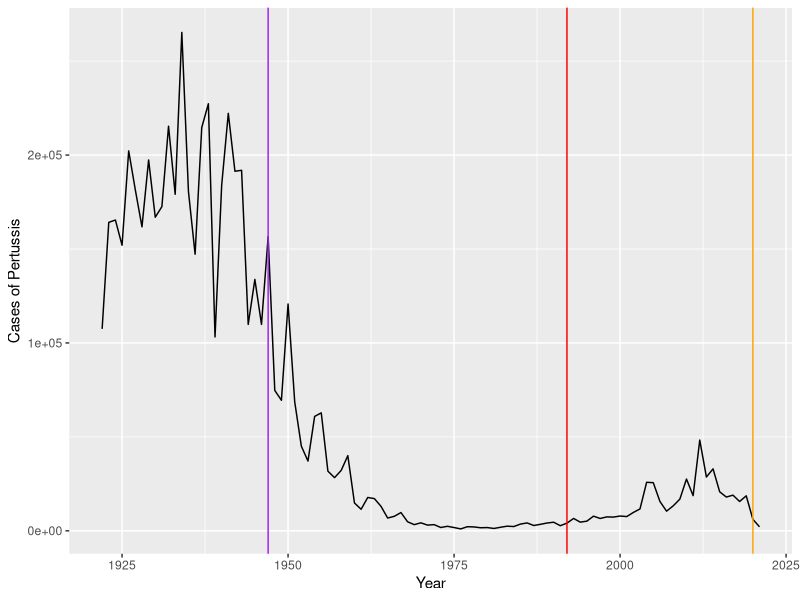

Write the R code that produced this figure. (Note: this script raises an error after producing the figure.)
## ---- chunk 1
cdc = data.frame(
                                Year = c(1922L,1923L,1924L,1925L,1926L,
                                         1927L,1928L,1929L,1930L,1931L,
                                         1932L,1933L,1934L,1935L,1936L,1937L,
                                         1938L,1939L,1940L,1941L,1942L,
                                         1943L,1944L,1945L,1946L,1947L,1948L,
                                         1949L,1950L,1951L,1952L,1953L,1954L,
                                         1955L,1956L,1957L,1958L,1959L,
                                         1960L,1961L,1962L,1963L,1964L,1965L,
                                         1966L,1967L,1968L,1969L,1970L,
                                         1971L,1972L,1973L,1974L,1975L,1976L,
                                         1977L,1978L,1979L,1980L,1981L,
                                         1982L,1983L,1984L,1985L,1986L,1987L,
                                         1988L,1989L,1990L,1991L,1992L,1993L,
                                         1994L,1995L,1996L,1997L,1998L,
                                         1999L,2000L,2001L,2002L,2003L,2004L,
                                         2005L,2006L,2007L,2008L,2009L,
                                         2010L,2011L,2012L,2013L,2014L,2015L,
                                         2016L,2017L,2018L,2019L,2020L,
                                         2021L),
        Cases = c(107473,164191,165418,152003,
                                         202210,181411,161799,197371,166914,
                                         172559,215343,179135,265269,180518,
                                         147237,214652,227319,103188,183866,
                                         222202,191383,191890,109873,133792,
                                         109860,156517,74715,69479,120718,
                                         68687,45030,37129,60886,62786,
                                         31732,28295,32148,40005,14809,11468,
                                         17749,17135,13005,6799,7717,9718,
                                         4810,3285,4249,3036,3287,1759,
                                         2402,1738,1010,2177,2063,1623,1730,
                                         1248,1895,2463,2276,3589,4195,
                                         2823,3450,4157,4570,2719,4083,6586,
                                         4617,5137,7796,6564,7405,7298,
                                         7867,7580,9771,11647,25827,25616,
                                         15632,10454,13278,16858,27550,18719,
                                         48277,28639,32971,20762,17972,
                                         18975,15609,18617,6124,2116)
      )
head(cdc)
## ---- chunk 2
library(ggplot2)
ggplot(cdc) + aes(x=Year,y=Cases) + geom_line() + geom_vline(xintercept =1947, col= "purple") +
  geom_vline(xintercept =1992, col= "red")+
  geom_vline(xintercept =2020, col= "orange")+
  ylab("Cases of Pertussis")
## ---- chunk 3
library(jsonlite)

subject=read_json("http://cmi-pb.org/api/subject", simplifyVector= TRUE)
head(subject)
## ---- chunk 4
table(subject$infancy_vac)
## ---- chunk 5
table(subject$biological_sex)
## ---- chunk 6
table(subject$race)
table(subject$race,subject$biological_sex )
## ---- chunk 7
library(lubridate)
today()
## ---- chunk 8
today() - ymd("2000-01-01")
today() - ymd("2002-07-01")
## ---- chunk 9
subject$age=round(time_length(today()- ymd(subject$year_of_birth), "years"))
## ---- chunk 10
ggplot(subject)+aes(age, fill=infancy_vac)+geom_histogram()+ facet_wrap(vars(infancy_vac), nrow = 2)
## ---- chunk 11
specimen= read_json("http://cmi-pb.org/api/specimen", simplifyVector=TRUE)
head(specimen)
## ---- chunk 12
library(dplyr)
meta= inner_join(subject, specimen)
head(meta)
## ---- chunk 13
ab_titer= specimen= read_json("http://cmi-pb.org/api/v4/plasma_ab_titer", simplifyVector=TRUE)
head(ab_titer)
## ---- chunk 14
alldata= inner_join(meta, ab_titer)
head(alldata)
## ---- chunk 15
ggplot(alldata)+ aes(MFI,antigen)+ geom_boxplot()
## ---- chunk 16
ggplot(alldata)+ aes(MFI,antigen, col=infancy_vac)+ geom_boxplot()
## ---- chunk 17
table(alldata$dataset)
## ---- chunk 18
alldata.21=filter(alldata, dataset== "2021_dataset")
table(alldata.21$dataset)
## ---- chunk 19
pt.21= filter(alldata.21, isotype == "IgG",  antigen == "PT")
## ---- chunk 20
ggplot(pt.21) + aes(x=planned_day_relative_to_boost, y=MFI_normalised, col=infancy_vac) +geom_point()
## ---- chunk 21
ggplot(pt.21) + aes(x=planned_day_relative_to_boost, y=MFI_normalised, col=infancy_vac) +geom_line() +geom_point()
## ---- chunk 22
ggplot(pt.21) + aes(x=planned_day_relative_to_boost, y=MFI_normalised, col=infancy_vac, group=subject_id) +geom_line() +geom_point()

